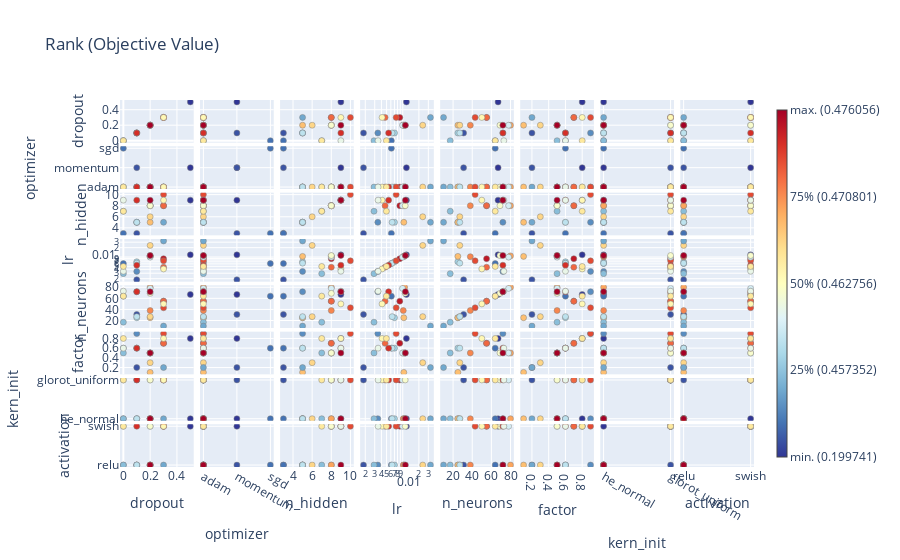

The notebook cell this image was saved under:
### Code cell
# Get parameters sorted by the importance values
importances = optuna.importance.get_param_importances(study)
params_sorted = list(importances.keys())

# Plot
fig = optuna.visualization.plot_rank(study, params=params_sorted)
fig.update_layout(height=1000)
fig.show()
